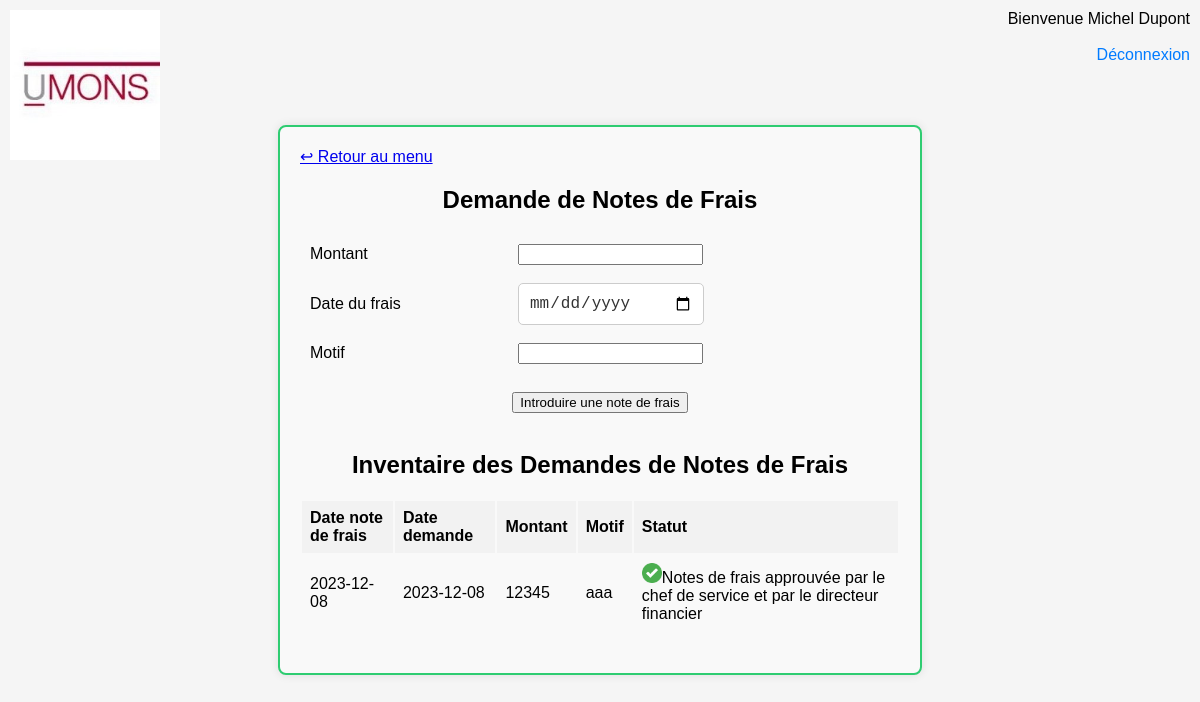
Page /demandeNoteFrais.php (signed in) on the earlier database version.
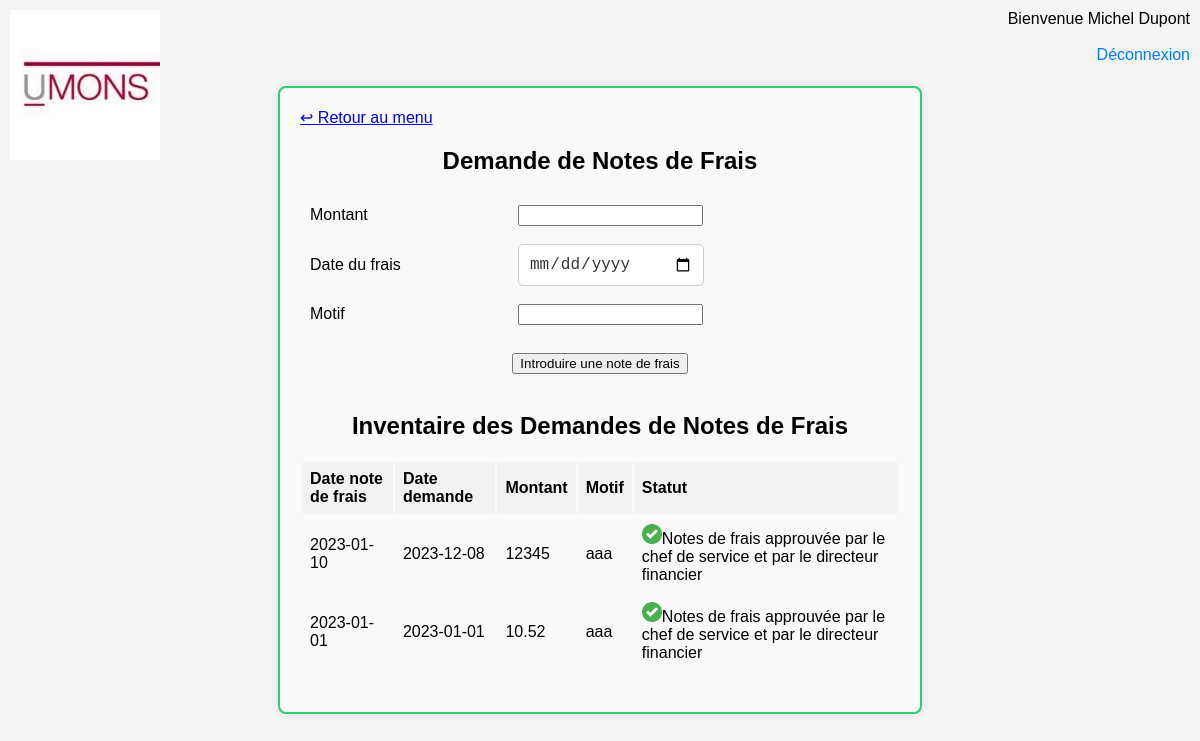
Same page on the later database version.
### tables this page shows
CREATE TABLE IF NOT EXISTS `notedefrais` (
  `IdNoteDeFrais` int NOT NULL AUTO_INCREMENT,
  `DateNoteDeFrais` date NOT NULL,
  `DateDemande` date NOT NULL,
  `Montant` float NOT NULL,
  `Motif` varchar(255) NOT NULL,
  `estApprouveChef` int DEFAULT NULL,
  `estApprouveDirFin` int DEFAULT NULL,
  `FKIdEmploye` int NOT NULL,
  `FKIdEmployeManagerApprouve` int DEFAULT NULL,
  `FKIdEmployeFinancierApprouve` int DEFAULT NULL,
  PRIMARY KEY (`IdNoteDeFrais`),
  KEY `RelationNoteFraisEmploye` (`FKIdEmploye`),
  KEY `RelationNoteFraisEmployeManager` (`FKIdEmployeManagerApprouve`),
  KEY `RelationNoteFraisEmployeFinancier` (`FKIdEmployeFinancierApprouve`)
);

### demandeNoteFrais.php (the view, shortened to what this page needs)
<?php
$idemploye = $_SESSION['idemploye'];
$nom = $_SESSION['nom'];
$prenom = $_SESSION['prenom'];
$nomTypeEmploye = $_SESSION['nomTypeEmploye'];
$servername = "localhost";
$username = "root";
$password = "";
$dbname = "gestionpersonnel";
$connexion = new mysqli($servername, $username, $password, $dbname);
echo '<!DOCTYPE html>
<html lang="fr">
<head>
    <meta charset="UTF-8">
    <meta name="viewport" content="width=device-width, initial-scale=1.0">
    <title>Demande de Notes de Frais</title>
    <link rel="stylesheet" type="text/css" href="style.css">
</head>
<body>';
echo '<div class="logo"></div>' ;
echo '<div class="menu-container">';
echo '<div class="top-left" align="left">
        <a href="menu.php" class="back-link">↩ Retour au menu</a>
      </div>';
echo '<div class="top-right" align="right">';
echo "Bienvenue $prenom $nom <br> $nomTypeEmploye <br>";
echo '<a href="deconnexion.php" class="logout-link">Déconnexion</a>';
echo '<br></div>';
echo '<h2>Demande de Notes de Frais</h2>';
echo '<form method="post" action="">
	<table>
	<tr>
        <td>Montant</td>
	<td><input type="text" name="montant" required></td>
	</tr>
	<tr>
        <td>Date du frais</td>
	<td><input type="date" name="date_du_frais" required></td>
	</tr>
	<tr>
        <td>Motif</td>
	<td><input type="text" name="motif" required></td>
	</tr>
	</table>
        <br>
	<input type="submit" name="submitNoteFrais" value="Introduire une note de frais">
	<br><br>';
	echo '
      </form>';
echo '<h2>Inventaire des Demandes de Notes de Frais</h2>';
$queryInventaire = 'SELECT * FROM notedefrais WHERE FKIdEmploye = ?';
$stmtInventaire = $connexion->prepare($queryInventaire);
if ($stmtInventaire) {
    $stmtInventaire->bind_param("i", $idemploye);
    $stmtInventaire->execute();
    $resultInventaire = $stmtInventaire->get_result();
		    echo '<div class="table-container">
			<table align="center">
			    <thead>
			        <tr>
			            <th>Date note de frais</th>
						<th>Date demande</th>
			            <th>Montant</th>
			            <th>Motif</th>
						<th>Statut</th>
			        </tr>
			    </thead>
			    <tbody>
			';
while ($rowInventaire = $resultInventaire->fetch_assoc()) {
    echo '<tr>' ;
    echo '<td>'  . $rowInventaire['DateNoteDeFrais'] . '</td>';
    echo '<td>' . $rowInventaire['DateDemande'] . '</td>';
	echo '<td>' . $rowInventaire['Montant'] . '</td>';
	echo '<td>' . $rowInventaire['Motif'] . '</td>';
	echo '<td>';
    if ($rowInventaire['estApprouveChef'] === null && $rowInventaire['estApprouveDirFin'] === null) {
        echo '<img src="img/ongoing.png" height=20px width=20px />Notes de frais en attente';
	} elseif ($rowInventaire['estApprouveChef'] == 0 ) {
        echo '<img src="img/refuse.png" height=20px width=20px />Note de frais refusée par le chef de service';
    } elseif ($rowInventaire['estApprouveChef'] == 1 && $rowInventaire['estApprouveDirFin'] === null) {
        echo '<img src="img/ongoing.png" height=20px width=20px />Note de frais approuvée par le chef de service et en attente du directeur financier';
    } elseif ($rowInventaire['estApprouveChef'] == 1 && $rowInventaire['estApprouveDirFin'] == 0) {
        echo '<img src="img/refuse.png" height=20px width=20px />Notes de frais approuvée par le chef de service et refusée par le directeur financier';
    } elseif ($rowInventaire['estApprouveChef'] == 1 && $rowInventaire['estApprouveDirFin'] == 1) {
        echo '<img src="img/accepte.png" height=20px width=20px />Notes de frais approuvée par le chef de service et par le directeur financier';
    }
	echo '</td>';
	echo '</tr>';
}
}
echo '</div></tbody></table>';
echo '</div>';
echo '</body>';
echo '</html>';
?>

Differences in the rows shown:
changed notedefrais (number 1 of 2 on the later page): DateNoteDeFrais "2023-12-08" → "2023-01-10"
added notedefrais: DateNoteDeFrais "2023-01-01", DateDemande "2023-01-01", Montant "10.52", Motif "aaa", estApprouveChef 1 (drawn)
